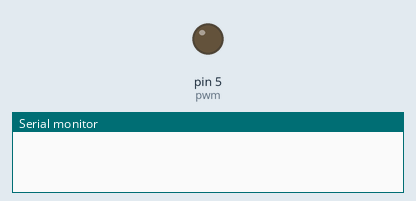
Simulated run of this sketch. Board: Arduino Uno, built with avr-gcc and run on an emulated ATmega328P. On the bench: output pins drawn as LEDs (lit = HIGH), the last lines printed to the serial monitor.

Above: at 15.05 s.
At 46.8 s:
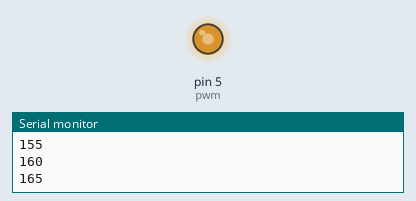
At 62.3 s:
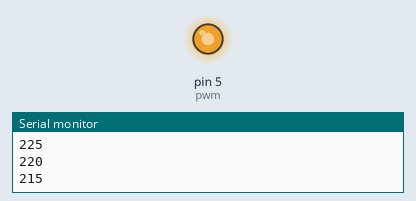
At 78.8 s:
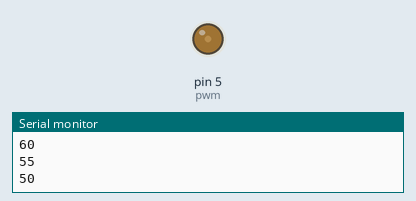
Timing chart, 0 to 107.3 s (numbered marks = the images above):
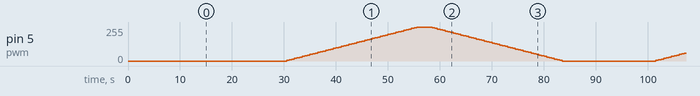

The sketch:

pwm_simple.ino
```cpp
int pwm = 5, val=0;


void setup(){
  Serial.begin(9600);
  pinMode(pwm , OUTPUT);
  analogWrite(pwm , 0);
  delay(15000);
}

void loop()
{
  analogWrite(pwm , 0);
  delay(15000);

   for(int i = 0;i <=255;i+=5)
   {
       analogWrite(pwm , i);
      Serial.println(i);
      delay(500);
   }
  delay(2000);
   for(int i = 255;i >=0;i-=5)
   {
       analogWrite(pwm , i);
      Serial.println(i);
      delay(500);
   }
  delay(2000);

}
```
